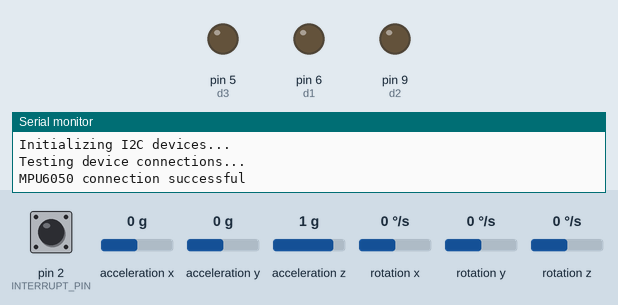
Bench run of a sketch on a simulated Arduino Uno, built with avr-gcc and run on an emulated ATmega328P. On the bench: output pins drawn as LEDs (lit = HIGH), the last lines printed to the serial monitor. The inputs (shaded band) are chosen by the test bench; at power-on: rotation z 0 °/s, acceleration x 0 g, acceleration y 0 g, acceleration z 1 g, pin 2 (INTERRUPT_PIN) LOW, rotation x 0 °/s, rotation y 0 °/s. The sensor or clock chip raises its interrupt line as the real part does; pins used as bus, display or sensor lines are not drawn.

Above: at 0.1 s.
At 1.8 s:
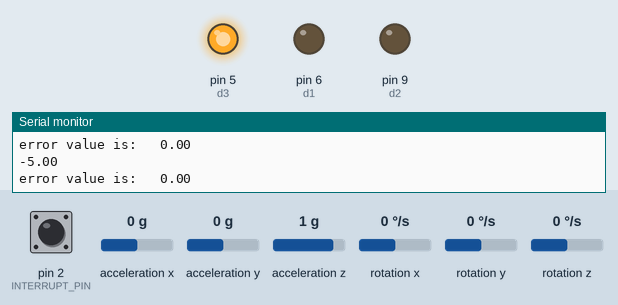
1.9 s: rotation z set to -192 °/s
4.9 s: acceleration x set to -1.4 g
7.9 s: acceleration y set to -1.4 g
10.9 s: acceleration z set to -1.4 g
Timing chart, 0 to 13.9 s (numbered marks = the images above; inputs shaded):
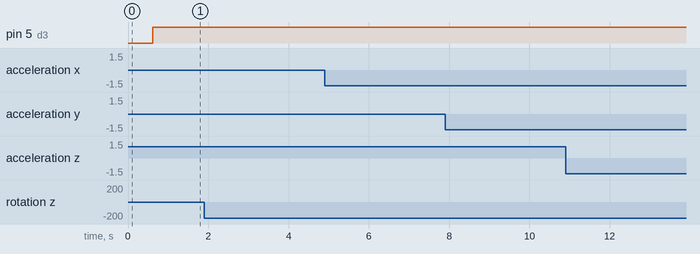

The sketch:

new_dmp_3wheel.ino
```cpp
//Front
#define d1 6
#define s1 7
//right
#define d2 9
#define s2 10

//left
#define d3 5
#define s3 4

//0 - clockwise
//1 - anticlockwise
#include <PID_v1.h>
#include <Wire.h>
#include "I2Cdev.h"
#include "MPU6050_6Axis_MotionApps20.h"
#if I2CDEV_IMPLEMENTATION == I2CDEV_ARDUINO_WIRE
#include "Wire.h"
#endif
MPU6050 mpu;

#define OUTPUT_READABLE_YAWPITCHROLL
int flags =0;
//MPU6050 variables
#define INTERRUPT_PIN 2
// MPU control/status vars
bool dmpReady = false;  // set true if DMP init was successful
uint8_t mpuIntStatus;   // holds actual interrupt status byte from MPU
uint8_t devStatus;      // return status after each device operation (0 = success, !0 = error)
uint16_t packetSize;    // expected DMP packet size (default is 42 bytes)
uint16_t fifoCount;     // count of all bytes currently in FIFO

uint8_t fifoBuffer[64]; // FIFO storage buffer
// orientation/motion vars
Quaternion q;           // [w, x, y, z]         quaternion container
VectorInt16 aa;         // [x, y, z]            accel sensor measurements
VectorInt16 aaReal;     // [x, y, z]            gravity-free accel sensor measurements
VectorInt16 aaWorld;    // [x, y, z]            world-frame accel sensor measurements
VectorFloat gravity;    // [x, y, z]            gravity vector
float euler[3];         // [psi, theta, phi]    Euler angle container
float ypr[3];           // [yaw, pitch, roll]   yaw/pitch/roll container and gravity vector

volatile bool mpuInterrupt = false;     // indicates whether MPU interrupt pin has gone high
void dmpDataReady() {
  mpuInterrupt = true;
}

//PID variables and all
double setpoint, input, output, Kp = 0.06,Ki= 0, Kd = 0;
char c;
PID myPID(&input, &output, &setpoint, Kp, Ki, Kd, DIRECT);
int error1 = 0;
int flag = 0, flag1 = 0;

double initial_speed_l =50, initial_speed_r=45, headingDegrees ;
double left_motor_speed =50, right_motor_speed=45;
//Serial.println("i am here");
double getyaw()
{
  if (!dmpReady) return;


  while (!mpuInterrupt && fifoCount < packetSize) {
    if (mpuInterrupt && fifoCount < packetSize) {
      // try to get out of the infinite loop
      fifoCount = mpu.getFIFOCount();
    }
  }


  mpuInterrupt = false;
  mpuIntStatus = mpu.getIntStatus();

  fifoCount = mpu.getFIFOCount();

  if ((mpuIntStatus & _BV(MPU6050_INTERRUPT_FIFO_OFLOW_BIT)) || fifoCount >= 1024) {
    // reset so we can continue cleanly
    mpu.resetFIFO();
    fifoCount = mpu.getFIFOCount();
    Serial.println(F("FIFO overflow!"));
  }
  else if (mpuIntStatus & _BV(MPU6050_INTERRUPT_DMP_INT_BIT)) {

    while (fifoCount < packetSize)
    fifoCount = mpu.getFIFOCount();
    mpu.getFIFOBytes(fifoBuffer, packetSize);

    fifoCount -= packetSize;
    mpu.dmpGetQuaternion(&q, fifoBuffer);
    mpu.dmpGetGravity(&gravity, &q);
    mpu.dmpGetYawPitchRoll(ypr, &q, &gravity);
    flag = 1;
    flag1 = 1;

    return (ypr[0] * 180 / M_PI);

  }
}
  void setup()
  {
    long int x = millis();
     Serial.begin(9600);
     Serial.println("inside setup");
   #if I2CDEV_IMPLEMENTATION == I2CDEV_ARDUINO_WIRE
    Wire.begin();
    Wire.setClock(400000); // 400kHz I2C clock. Comment this line if having compilation difficulties
#elif I2CDEV_IMPLEMENTATION == I2CDEV_BUILTIN_FASTWIRE
    Fastwire::setup(400, true);
#endif


    //Serial1.begin(9600);
    pinMode(d1, OUTPUT);
    pinMode(s1, OUTPUT);
    pinMode(d2, OUTPUT);
    pinMode(s2, OUTPUT);
    pinMode(d3, OUTPUT);
    pinMode(s3, OUTPUT);


    while (!Serial);
    Serial.println(F("Initializing I2C devices..."));
    mpu.initialize();
    pinMode(INTERRUPT_PIN, INPUT);

    Serial.println(F("Testing device connections..."));
    Serial.println(mpu.testConnection() ? F("MPU6050 connection successful") : F("MPU6050 connection failed"));
    devStatus = mpu.dmpInitialize();
    mpu.setXGyroOffset(220);
    mpu.setYGyroOffset(76);
    mpu.setZGyroOffset(-85);
    mpu.setZAccelOffset(1788);

    if (devStatus == 0)
    {

      Serial.println(F("Enabling DMP..."));
      mpu.setDMPEnabled(true);


      Serial.print(F("Enabling interrupt detection (Arduino external interrupt "));
      Serial.print(digitalPinToInterrupt(INTERRUPT_PIN));
      Serial.println(F(")..."));
      attachInterrupt(digitalPinToInterrupt(INTERRUPT_PIN), dmpDataReady, RISING);
      mpuIntStatus = mpu.getIntStatus();


      Serial.println(F("DMP ready! Waiting for first interrupt..."));
      dmpReady = true;


      packetSize = mpu.dmpGetFIFOPacketSize();
    }
    else {
      Serial.print(F("DMP Initialization failed (code "));
      Serial.print(devStatus);
      Serial.println(F(")"));
    }

    myPID.SetMode(AUTOMATIC);
    //myPID.SetTuning(Kp,Ki,Kd);
    Serial.println(millis());

  }

  //Ourmainprogramloop.
  void loop()
  {
    if((millis())>10000)
    {
      if(flags==0)
      {
      Serial.println(millis());
      setpoint = getyaw();

    Serial.print("heading degrees is:  ");
    Serial.println(setpoint);
    flags =1;
      }
    }
    headingDegrees = getyaw();
   //Serial.println(headingDegrees);
   /*
    if(headingDegrees<-2*PI)
      headingDegrees+=2*PI;

      if(headingDegrees>2*PI)
      headingDegrees-=2*PI;*/

    //myPID.Compute();

    double error1 = setpoint - headingDegrees;
    //Serial.print("Value pf error1:  ");
    output = Kp * error1;

    //Serial.println(error1);
    if (error1 > 2 or error1< -2 )
    {
     //Serial.println("in if");
      left_motor_speed = left_motor_speed  - output;
      right_motor_speed = right_motor_speed + output;
      left_motor_speed = constrain(left_motor_speed, 0, 40);
      right_motor_speed = constrain(right_motor_speed, 0, 40);
    }
    else
    {
      //Serial.println("in else :)");
       //digitalWrite(d2, 1);
        //digitalWrite(d3, 0);
      left_motor_speed = initial_speed_l;
      right_motor_speed = initial_speed_r;

    }
    /*char ch;

    if (Serial1.available())
    {
      ch = Serial1.read();
      c=ch;
      Serial.println(c);

    }
 switch (ch)
    {
          flag1 = 0;
        case 'F':*/
          //Serial.println("F");
          //Serial.print("left motor speed:  ");Serial.print(left_motor_speed);Serial.print(" \tright motor speed:  ");Serial.println(right_motor_speed);
          //for Front
          digitalWrite(d1, 0);
          analogWrite(s1, 0);
          //for right
          digitalWrite(d2, 0);
          analogWrite(s2, right_motor_speed);
          //for left
          digitalWrite(d3, 1);
          analogWrite(s3, left_motor_speed);
          Serial.println(right_motor_speed- left_motor_speed);
          Serial. print("error value is:   ");Serial.println(error1);
       /*

      break;

    case 'B':
      Serial.println("B");
      //for front
      digitalWrite(d1, 0);
      analogWrite(s1, 0);
      //for left
      digitalWrite(d2, 1);
      analogWrite(s2, left_motor_speed);
      //for right
      digitalWrite(d3, 1);
      analogWrite(s3, right_motor_speed);


    break;


  case 'S':
    Serial.println("S");
    //for front
    digitalWrite(d1, 0);
    analogWrite(s1, 0);
    //for left
    digitalWrite(d2, 0);
    analogWrite(s2, 0);
    //for right
    digitalWrite(d3, 0);
    analogWrite(s3, 0);

  break;
s
  default:
      Serial.println("G");
      //for front
      digitalWrite(d1, 0);
      analogWrite(s1, 0);
      //for left
      digitalWrite(d2, 0);
      analogWrite(s2, 0);
      //for right
      digitalWrite(d3, 0);
      analogWrite(s3, 0);

  }

c = ch;*/
//Serial.flush();
}
```
